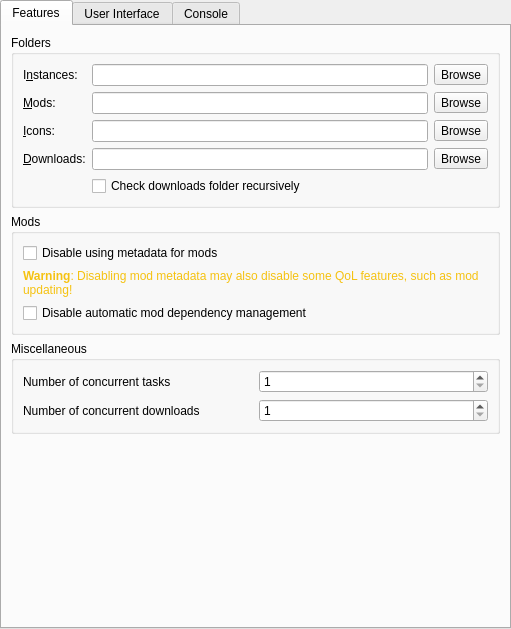
<?xml version="1.0" encoding="UTF-8"?>
<ui version="4.0">
 <class>LauncherPage</class>
 <widget class="QWidget" name="LauncherPage">
  <property name="geometry">
   <rect>
    <x>0</x>
    <y>0</y>
    <width>511</width>
    <height>629</height>
   </rect>
  </property>
  <property name="sizePolicy">
   <sizepolicy hsizetype="MinimumExpanding" vsizetype="MinimumExpanding">
    <horstretch>0</horstretch>
    <verstretch>0</verstretch>
   </sizepolicy>
  </property>
  <layout class="QVBoxLayout" name="mainLayout">
   <property name="leftMargin">
    <number>0</number>
   </property>
   <property name="topMargin">
    <number>0</number>
   </property>
   <property name="rightMargin">
    <number>0</number>
   </property>
   <property name="bottomMargin">
    <number>0</number>
   </property>
   <item>
    <widget class="QTabWidget" name="tabWidget">
     <property name="toolTip">
      <string notr="true"/>
     </property>
     <property name="tabShape">
      <enum>QTabWidget::Rounded</enum>
     </property>
     <property name="currentIndex">
      <number>0</number>
     </property>
     <widget class="QWidget" name="featuresTab">
      <attribute name="title">
       <string>Features</string>
      </attribute>
      <layout class="QVBoxLayout" name="verticalLayout_9">
       <item>
        <widget class="QGroupBox" name="foldersBox">
         <property name="title">
          <string>Folders</string>
         </property>
         <layout class="QGridLayout" name="foldersBoxLayout">
          <item row="3" column="0">
           <widget class="QLabel" name="labelDownloadsDir">
            <property name="text">
             <string>&amp;Downloads:</string>
            </property>
            <property name="buddy">
             <cstring>downloadsDirTextBox</cstring>
            </property>
           </widget>
          </item>
          <item row="0" column="0">
           <widget class="QLabel" name="labelInstDir">
            <property name="text">
             <string>I&amp;nstances:</string>
            </property>
            <property name="buddy">
             <cstring>instDirTextBox</cstring>
            </property>
           </widget>
          </item>
          <item row="0" column="1">
           <widget class="QLineEdit" name="instDirTextBox"/>
          </item>
          <item row="3" column="1">
           <widget class="QLineEdit" name="downloadsDirTextBox"/>
          </item>
          <item row="2" column="1">
           <widget class="QLineEdit" name="iconsDirTextBox"/>
          </item>
          <item row="3" column="2">
           <widget class="QToolButton" name="downloadsDirBrowseBtn">
            <property name="text">
             <string>Browse</string>
            </property>
           </widget>
          </item>
          <item row="1" column="1">
           <widget class="QLineEdit" name="modsDirTextBox"/>
          </item>
          <item row="1" column="2">
           <widget class="QToolButton" name="modsDirBrowseBtn">
            <property name="text">
             <string>Browse</string>
            </property>
           </widget>
          </item>
          <item row="1" column="0">
           <widget class="QLabel" name="labelModsDir">
            <property name="text">
             <string>&amp;Mods:</string>
            </property>
            <property name="buddy">
             <cstring>modsDirTextBox</cstring>
            </property>
           </widget>
          </item>
          <item row="0" column="2">
           <widget class="QToolButton" name="instDirBrowseBtn">
            <property name="text">
             <string>Browse</string>
            </property>
           </widget>
          </item>
          <item row="2" column="2">
           <widget class="QToolButton" name="iconsDirBrowseBtn">
            <property name="text">
             <string>Browse</string>
            </property>
           </widget>
          </item>
          <item row="2" column="0">
           <widget class="QLabel" name="labelIconsDir">
            <property name="text">
             <string>&amp;Icons:</string>
            </property>
            <property name="buddy">
             <cstring>iconsDirTextBox</cstring>
            </property>
           </widget>
          </item>
          <item row="4" column="1" colspan="2">
           <widget class="QCheckBox" name="downloadsDirWatchRecursiveCheckBox">
            <property name="toolTip">
             <string>When enabled, in addition to the downloads folder, its sub folders will also be searched when looking for resources (e.g. when looking for blocked mods on CurseForge).</string>
            </property>
            <property name="text">
             <string>Check downloads folder recursively</string>
            </property>
           </widget>
          </item>
         </layout>
        </widget>
       </item>
       <item>
        <widget class="QGroupBox" name="modsBox">
         <property name="title">
          <string>Mods</string>
         </property>
         <layout class="QVBoxLayout" name="verticalLayout_4">
          <item>
           <widget class="QCheckBox" name="metadataDisableBtn">
            <property name="toolTip">
             <string>Disable using metadata provided by mod providers (like Modrinth or CurseForge) for mods.</string>
            </property>
            <property name="text">
             <string>Disable using metadata for mods</string>
            </property>
           </widget>
          </item>
          <item>
           <widget class="QLabel" name="metadataWarningLabel">
            <property name="text">
             <string>&lt;html&gt;&lt;head/&gt;&lt;body&gt;&lt;p&gt;&lt;span style=&quot; font-weight:600; color:#f5c211;&quot;&gt;Warning&lt;/span&gt;&lt;span style=&quot; color:#f5c211;&quot;&gt;: Disabling mod metadata may also disable some QoL features, such as mod updating!&lt;/span&gt;&lt;/p&gt;&lt;/body&gt;&lt;/html&gt;</string>
            </property>
            <property name="wordWrap">
             <bool>true</bool>
            </property>
           </widget>
          </item>
           <item>
           <widget class="QCheckBox" name="dependenciesDisableBtn">
            <property name="toolTip">
             <string>Disable the automatic detection, installation, and updating of mod dependencies.</string>
            </property>
            <property name="text">
             <string>Disable automatic mod dependency management</string>
            </property>
           </widget>
          </item>
         </layout>
        </widget>
       </item>
       <item>
        <widget class="QGroupBox" name="miscellaneousGroupBox">
         <property name="title">
          <string>Miscellaneous</string>
         </property>
         <layout class="QGridLayout" name="gridLayout">
          <item row="0" column="0">
           <widget class="QLabel" name="numberOfConcurrentTasksLabel">
            <property name="text">
             <string>Number of concurrent tasks</string>
            </property>
           </widget>
          </item>
          <item row="0" column="1">
           <widget class="QSpinBox" name="numberOfConcurrentTasksSpinBox">
            <property name="minimum">
             <number>1</number>
            </property>
           </widget>
          </item>
          <item row="1" column="0">
           <widget class="QLabel" name="numberOfConcurrentDownloadsLabel">
            <property name="text">
             <string>Number of concurrent downloads</string>
            </property>
           </widget>
          </item>
          <item row="1" column="1">
           <widget class="QSpinBox" name="numberOfConcurrentDownloadsSpinBox">
            <property name="minimum">
             <number>1</number>
            </property>
           </widget>
          </item>
         </layout>
        </widget>
       </item>
       <item>
        <spacer name="verticalSpacer_2">
         <property name="orientation">
          <enum>Qt::Vertical</enum>
         </property>
         <property name="sizeHint" stdset="0">
          <size>
           <width>0</width>
           <height>0</height>
          </size>
         </property>
        </spacer>
       </item>
      </layout>
     </widget>
     <widget class="QWidget" name="generalTab">
      <attribute name="title">
       <string>User Interface</string>
      </attribute>
      <layout class="QVBoxLayout" name="verticalLayout_6">
       <item>
        <widget class="QGroupBox" name="sortingModeBox">
         <property name="enabled">
          <bool>true</bool>
         </property>
         <property name="title">
          <string>Instance view sorting mode</string>
         </property>
         <layout class="QHBoxLayout" name="sortingModeBoxLayout">
          <item>
           <widget class="QRadioButton" name="sortLastLaunchedBtn">
            <property name="text">
             <string>&amp;By last launched</string>
            </property>
            <attribute name="buttonGroup">
             <string notr="true">sortingModeGroup</string>
            </attribute>
           </widget>
          </item>
          <item>
           <widget class="QRadioButton" name="sortByNameBtn">
            <property name="text">
             <string>By &amp;name</string>
            </property>
            <attribute name="buttonGroup">
             <string notr="true">sortingModeGroup</string>
            </attribute>
           </widget>
          </item>
         </layout>
        </widget>
       </item>
       <item>
        <widget class="QGroupBox" name="themeBox">
         <property name="title">
          <string>Theme</string>
         </property>
         <layout class="QVBoxLayout" name="verticalLayout_5">
          <item>
           <widget class="ThemeCustomizationWidget" name="themeCustomizationWidget" native="true"/>
          </item>
         </layout>
        </widget>
       </item>
       <item>
        <widget class="QGroupBox" name="toolsBox">
         <property name="sizePolicy">
          <sizepolicy hsizetype="Preferred" vsizetype="Preferred">
           <horstretch>0</horstretch>
           <verstretch>0</verstretch>
          </sizepolicy>
         </property>
         <property name="title">
          <string>Tools</string>
         </property>
         <layout class="QVBoxLayout" name="verticalLayout">
          <item>
           <widget class="QCheckBox" name="preferMenuBarCheckBox">
            <property name="toolTip">
             <string>The menubar is more friendly for keyboard-driven interaction.</string>
            </property>
            <property name="text">
             <string>&amp;Replace toolbar with menubar</string>
            </property>
           </widget>
          </item>
         </layout>
        </widget>
       </item>
       <item>
        <spacer name="generalTabSpacer">
         <property name="orientation">
          <enum>Qt::Vertical</enum>
         </property>
         <property name="sizeHint" stdset="0">
          <size>
           <width>0</width>
           <height>0</height>
          </size>
         </property>
        </spacer>
       </item>
      </layout>
     </widget>
     <widget class="QWidget" name="consoleTab">
      <attribute name="title">
       <string>Console</string>
      </attribute>
      <layout class="QVBoxLayout" name="verticalLayout_2">
       <item>
        <widget class="QGroupBox" name="consoleSettingsBox">
         <property name="title">
          <string>Console Settings</string>
         </property>
         <layout class="QVBoxLayout" name="verticalLayout_3">
          <item>
           <widget class="QCheckBox" name="showConsoleCheck">
            <property name="text">
             <string>Show console while the game is &amp;running</string>
            </property>
           </widget>
          </item>
          <item>
           <widget class="QCheckBox" name="autoCloseConsoleCheck">
            <property name="text">
             <string>&amp;Automatically close console when the game quits</string>
            </property>
           </widget>
          </item>
          <item>
           <widget class="QCheckBox" name="showConsoleErrorCheck">
            <property name="text">
             <string>Show console when the game &amp;crashes</string>
            </property>
           </widget>
          </item>
         </layout>
        </widget>
       </item>
       <item>
        <widget class="QGroupBox" name="groupBox_4">
         <property name="title">
          <string>&amp;History limit</string>
         </property>
         <layout class="QGridLayout" name="gridLayout_3">
          <item row="1" column="0">
           <widget class="QCheckBox" name="checkStopLogging">
            <property name="text">
             <string>&amp;Stop logging when log overflows</string>
            </property>
           </widget>
          </item>
          <item row="0" column="0">
           <widget class="QSpinBox" name="lineLimitSpinBox">
            <property name="sizePolicy">
             <sizepolicy hsizetype="Expanding" vsizetype="Fixed">
              <horstretch>0</horstretch>
              <verstretch>0</verstretch>
             </sizepolicy>
            </property>
            <property name="suffix">
             <string> lines</string>
            </property>
            <property name="minimum">
             <number>10000</number>
            </property>
            <property name="maximum">
             <number>1000000</number>
            </property>
            <property name="singleStep">
             <number>10000</number>
            </property>
            <property name="value">
             <number>100000</number>
            </property>
           </widget>
          </item>
         </layout>
        </widget>
       </item>
       <item>
        <widget class="QGroupBox" name="themeBox_2">
         <property name="sizePolicy">
          <sizepolicy hsizetype="Preferred" vsizetype="MinimumExpanding">
           <horstretch>0</horstretch>
           <verstretch>0</verstretch>
          </sizepolicy>
         </property>
         <property name="title">
          <string>Console &amp;font</string>
         </property>
         <layout class="QGridLayout" name="gridLayout_2">
          <item row="1" column="0" colspan="2">
           <widget class="QTextEdit" name="fontPreview">
            <property name="sizePolicy">
             <sizepolicy hsizetype="Expanding" vsizetype="MinimumExpanding">
              <horstretch>0</horstretch>
              <verstretch>0</verstretch>
             </sizepolicy>
            </property>
            <property name="horizontalScrollBarPolicy">
             <enum>Qt::ScrollBarAlwaysOff</enum>
            </property>
            <property name="undoRedoEnabled">
             <bool>false</bool>
            </property>
            <property name="textInteractionFlags">
             <set>Qt::TextSelectableByKeyboard|Qt::TextSelectableByMouse</set>
            </property>
           </widget>
          </item>
          <item row="0" column="0">
           <widget class="QFontComboBox" name="consoleFont">
            <property name="sizePolicy">
             <sizepolicy hsizetype="Expanding" vsizetype="Fixed">
              <horstretch>0</horstretch>
              <verstretch>0</verstretch>
             </sizepolicy>
            </property>
           </widget>
          </item>
          <item row="0" column="1">
           <widget class="QSpinBox" name="fontSizeBox">
            <property name="minimum">
             <number>5</number>
            </property>
            <property name="maximum">
             <number>16</number>
            </property>
            <property name="value">
             <number>11</number>
            </property>
           </widget>
          </item>
         </layout>
        </widget>
       </item>
      </layout>
     </widget>
    </widget>
   </item>
  </layout>
 </widget>
 <customwidgets>
  <customwidget>
   <class>ThemeCustomizationWidget</class>
   <extends>QWidget</extends>
   <header>ui/widgets/ThemeCustomizationWidget.h</header>
   <container>1</container>
  </customwidget>
 </customwidgets>
 <tabstops>
  <tabstop>tabWidget</tabstop>
  <tabstop>instDirTextBox</tabstop>
  <tabstop>instDirBrowseBtn</tabstop>
  <tabstop>modsDirTextBox</tabstop>
  <tabstop>modsDirBrowseBtn</tabstop>
  <tabstop>iconsDirTextBox</tabstop>
  <tabstop>iconsDirBrowseBtn</tabstop>
  <tabstop>sortLastLaunchedBtn</tabstop>
  <tabstop>sortByNameBtn</tabstop>
  <tabstop>showConsoleCheck</tabstop>
  <tabstop>autoCloseConsoleCheck</tabstop>
  <tabstop>showConsoleErrorCheck</tabstop>
  <tabstop>lineLimitSpinBox</tabstop>
  <tabstop>checkStopLogging</tabstop>
  <tabstop>consoleFont</tabstop>
  <tabstop>fontSizeBox</tabstop>
  <tabstop>fontPreview</tabstop>
 </tabstops>
 <resources/>
 <connections/>
 <buttongroups>
  <buttongroup name="sortingModeGroup"/>
 </buttongroups>
</ui>
